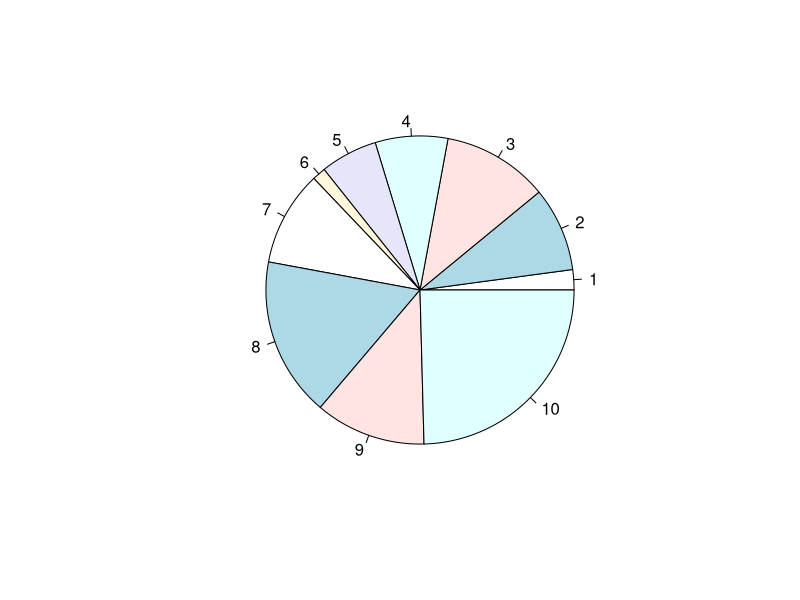
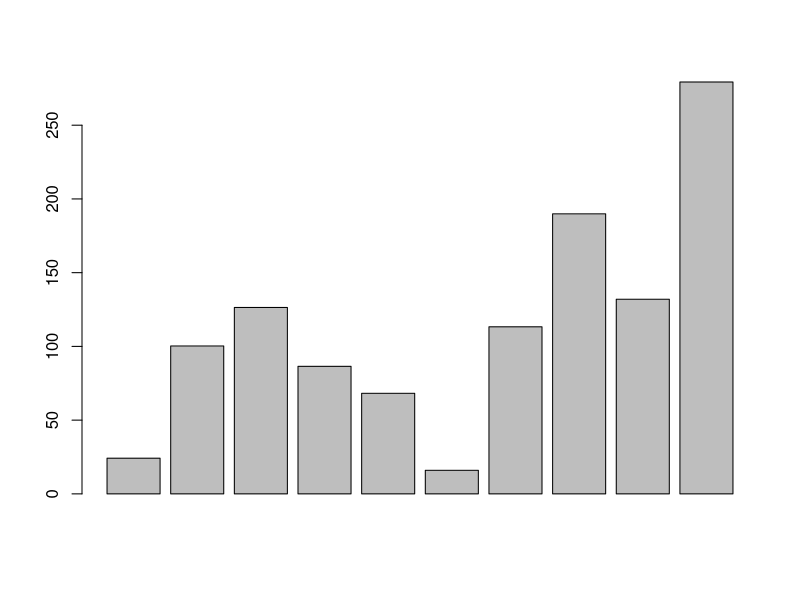
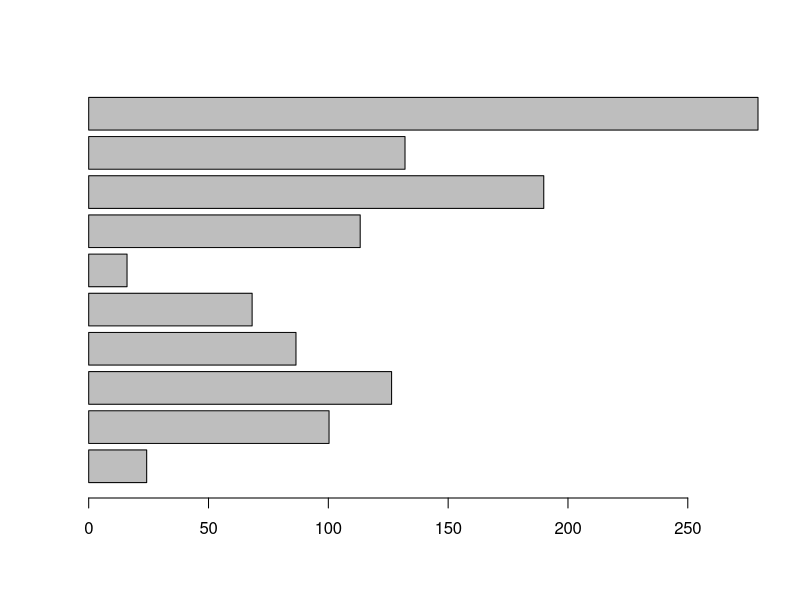
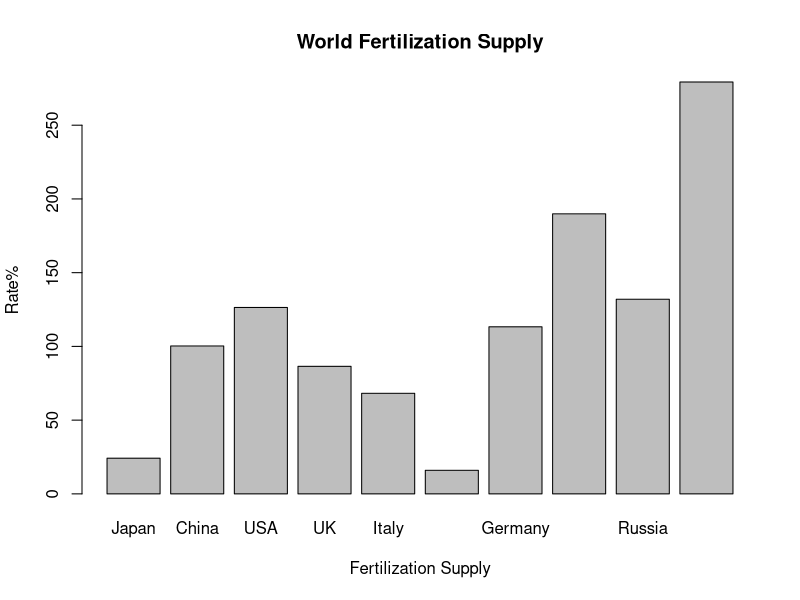
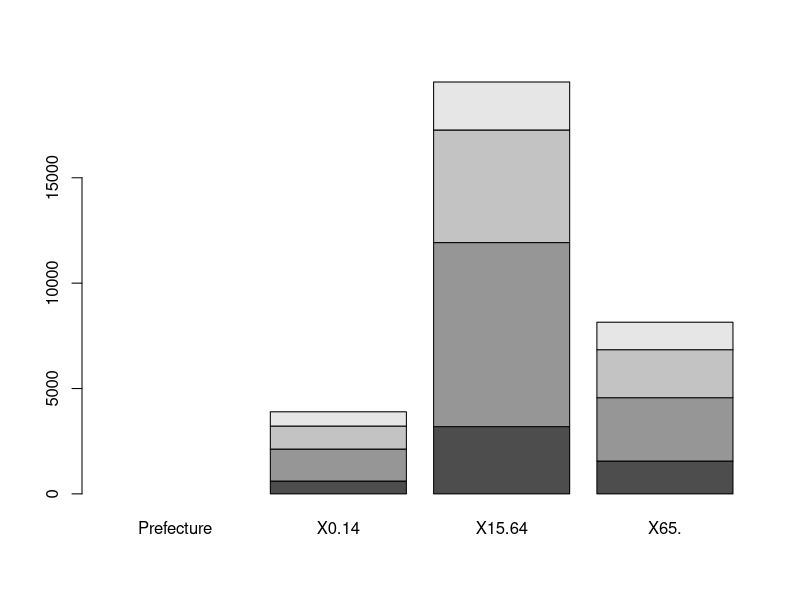
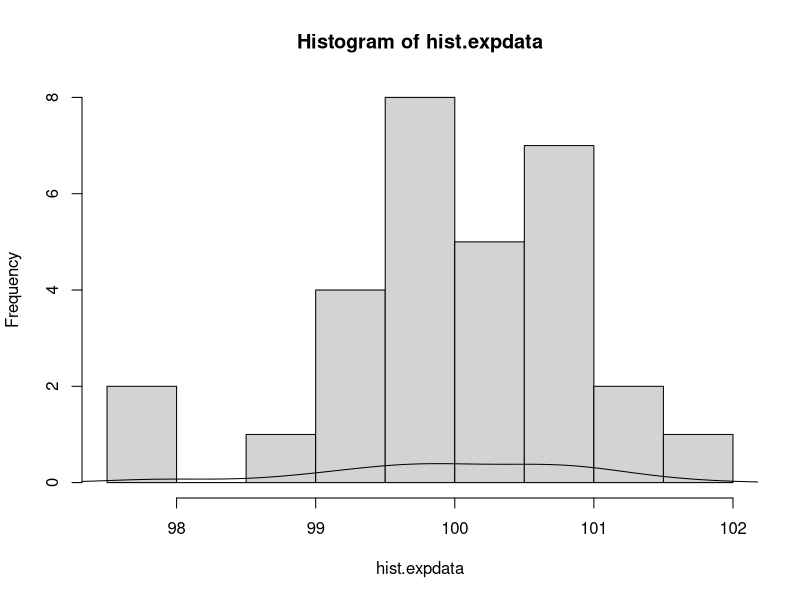
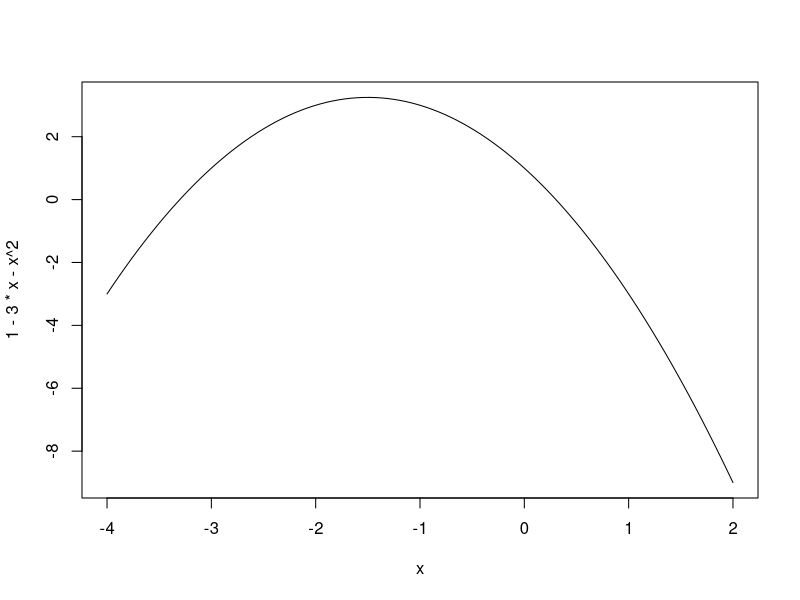
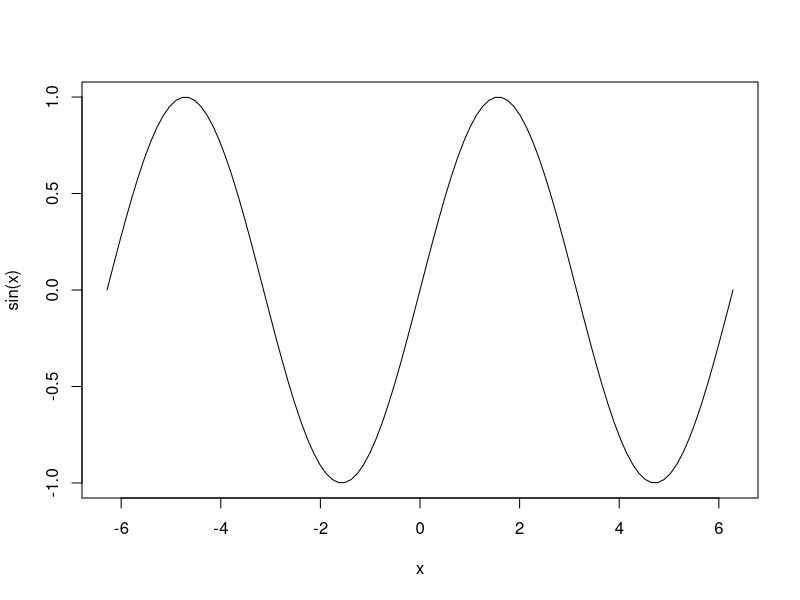

These figures' R source, in order:
# Input data
data1=c(24.2,100.3,126.4,86.5,68.2,16,113.3,189.9,132.0,279.3)

# Basic Pie Chart & Bar Chart
pie(data1)
barplot(data1)

# Formatted Pie Chart & Bar Chart
barplot(data1,horiz=T) # Make horizontal

# Create labels for each bar
label=c("Japan","China","USA","UK","Italy","Netherlands","Germany","France","Russia","Australia")
barplot(data1,xlab="Fertilization Supply",ylab="Rate%",main="World Fertilization Supply",names.arg = label)
# names.arg = Labels

# Create a Table
table=data.frame(
  Prefecture=c("Hokkaido","Tokyo","Osaka","Fukuoka"),
  "0-14"=c("608","1518","1093","676"),
  "15-64"=c("3191","8734","5342","2278"),
  "65+"=c("1558","3006","2278","1305")
)
print(table)

# Accumulative Bar Plot
barplot(as.matrix(table),legend=TRUE)

# Histogram
hist.expdata=rnorm(30,mean=100,sd=1) # Normal Distribution, Standard Deviations=1
hist(hist.expdata)

dst=density(hist.expdata) # Kernel Density Estimation
lines(dst,lwd=1) # Line Width controlled by argument "lwd"

# Curve (Examples)
curve(1-3*x-x^2,-4,2) # 1-3x-x^2 from -4 to 2
curve(sin,-2*pi,2*pi)

# Multiple Curves (Example)
x=seq(0,2*pi,length=200)
y1=sin(x)
y2=cos(x)
matplot(x,cbind(y1,y2),type='l',lwd=2) # cbind combines y1 and y2
abline(h=0) # Add Line to plot with abline()

